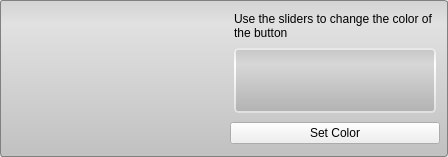
<?xml version="1.0" encoding="UTF-8"?>
<ui version="4.0">
 <class>ColorPickerWidget</class>
 <widget class="QWidget" name="ColorPickerWidget">
  <property name="geometry">
   <rect>
    <x>0</x>
    <y>0</y>
    <width>448</width>
    <height>157</height>
   </rect>
  </property>
  <property name="sizePolicy">
   <sizepolicy hsizetype="Preferred" vsizetype="Fixed">
    <horstretch>0</horstretch>
    <verstretch>0</verstretch>
   </sizepolicy>
  </property>
  <property name="windowTitle">
   <string>ColorPickerWidget</string>
  </property>
  <property name="styleSheet">
   <string notr="true">QWidget#color_sample_{
	border: 2px solid white;
	border-radius: 4px;
}

QWidget#base_{
	background-color: qlineargradient(spread:pad, x1:0.5, y1:0, x2:0.5, y2:0.960227, stop:0 rgba(211, 211, 211, 255), stop:0.155779 rgba(225, 225, 225, 255), stop:1 rgba(194, 194, 194, 255));
	border: 1px solid gray;
	border-radius: 3px;
}

QWidget#gradient_{
	background-color: qlineargradient(spread:pad, x1:0.5, y1:0, x2:0.5, y2:0.960227, stop:0 rgba(0, 0, 0, 25), stop:0.258706 rgba(40, 40, 40, 0), stop:1 rgba(0, 0, 0, 30));
	border-radius: 3px;
}</string>
  </property>
  <layout class="QHBoxLayout" name="horizontalLayout">
   <property name="spacing">
    <number>0</number>
   </property>
   <property name="margin">
    <number>0</number>
   </property>
   <item>
    <widget class="QWidget" name="base_" native="true">
     <layout class="QHBoxLayout" name="horizontalLayout_3">
      <property name="spacing">
       <number>4</number>
      </property>
      <property name="margin">
       <number>4</number>
      </property>
      <item>
       <widget class="QWidget" name="widget_2" native="true">
        <layout class="QVBoxLayout" name="verticalLayout">
         <property name="spacing">
          <number>1</number>
         </property>
         <property name="margin">
          <number>2</number>
         </property>
         <item>
          <widget class="QWidget" name="widget_17" native="true">
           <layout class="QHBoxLayout" name="r_h_layout_">
            <property name="spacing">
             <number>4</number>
            </property>
            <property name="margin">
             <number>0</number>
            </property>
           </layout>
          </widget>
         </item>
         <item>
          <widget class="QWidget" name="widget_18" native="true">
           <layout class="QHBoxLayout" name="g_h_layout_">
            <property name="spacing">
             <number>4</number>
            </property>
            <property name="margin">
             <number>0</number>
            </property>
           </layout>
          </widget>
         </item>
         <item>
          <widget class="QWidget" name="widget_19" native="true">
           <layout class="QHBoxLayout" name="b_h_layout_">
            <property name="spacing">
             <number>4</number>
            </property>
            <property name="margin">
             <number>0</number>
            </property>
           </layout>
          </widget>
         </item>
        </layout>
       </widget>
      </item>
      <item>
       <widget class="QWidget" name="widget_16" native="true">
        <layout class="QVBoxLayout" name="verticalLayout_2">
         <property name="spacing">
          <number>0</number>
         </property>
         <property name="margin">
          <number>4</number>
         </property>
         <item>
          <widget class="QWidget" name="widget_20" native="true">
           <property name="sizePolicy">
            <sizepolicy hsizetype="Preferred" vsizetype="Fixed">
             <horstretch>0</horstretch>
             <verstretch>0</verstretch>
            </sizepolicy>
           </property>
           <layout class="QHBoxLayout" name="horizontalLayout_10">
            <property name="spacing">
             <number>0</number>
            </property>
            <property name="margin">
             <number>4</number>
            </property>
            <item>
             <widget class="QLabel" name="label_4">
              <property name="text">
               <string>Use the sliders to change the color of the button</string>
              </property>
              <property name="wordWrap">
               <bool>true</bool>
              </property>
             </widget>
            </item>
           </layout>
          </widget>
         </item>
         <item>
          <widget class="QWidget" name="widget_22" native="true">
           <layout class="QHBoxLayout" name="horizontalLayout_17">
            <property name="spacing">
             <number>0</number>
            </property>
            <property name="margin">
             <number>4</number>
            </property>
            <item>
             <widget class="QWidget" name="color_sample_" native="true">
              <layout class="QHBoxLayout" name="horizontalLayout_2">
               <property name="spacing">
                <number>0</number>
               </property>
               <property name="margin">
                <number>0</number>
               </property>
               <item>
                <widget class="QWidget" name="gradient_" native="true"/>
               </item>
              </layout>
             </widget>
            </item>
           </layout>
          </widget>
         </item>
         <item>
          <widget class="QWidget" name="widget_21" native="true">
           <property name="sizePolicy">
            <sizepolicy hsizetype="Preferred" vsizetype="Fixed">
             <horstretch>0</horstretch>
             <verstretch>0</verstretch>
            </sizepolicy>
           </property>
           <property name="minimumSize">
            <size>
             <width>0</width>
             <height>32</height>
            </size>
           </property>
           <layout class="QHBoxLayout" name="horizontalLayout_16">
            <property name="spacing">
             <number>0</number>
            </property>
            <property name="margin">
             <number>0</number>
            </property>
            <item>
             <widget class="QPushButton" name="set_color_button_">
              <property name="text">
               <string>Set Color</string>
              </property>
             </widget>
            </item>
           </layout>
          </widget>
         </item>
        </layout>
       </widget>
      </item>
     </layout>
    </widget>
   </item>
  </layout>
 </widget>
 <resources/>
 <connections/>
</ui>
